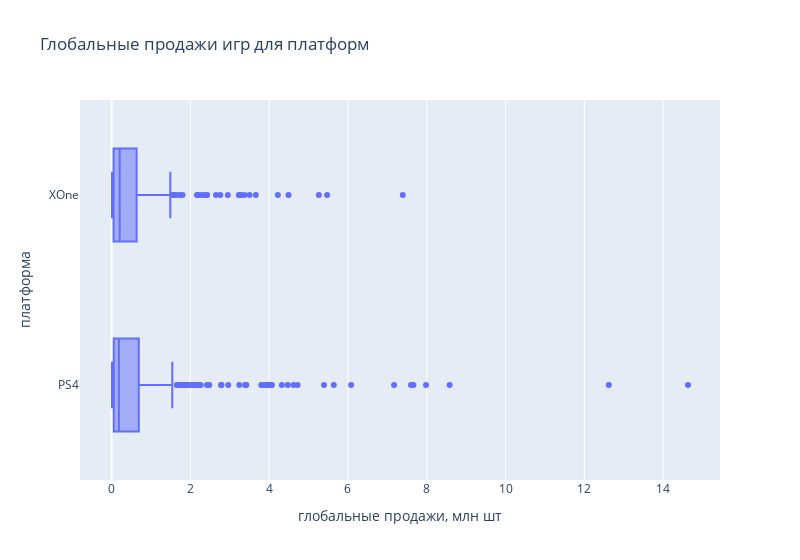

Source (notebook cell):
### Markdown cell above
Построим ящик с усами по глобальным продажам игр в разбивке по платформам.

### Code cell
px.box(data_frame=ultra_pop_platform,
       y='platform',
       x='global_sales',
       labels={'platform': 'платформа',
               'year_of_release': 'год',
               'global_sales': 'глобальные продажи, млн шт'},

       title='Глобальные продажи игр для платформ',

       width=800)

### Figure 1 — Plotly figure (JSON) as saved in the notebook; plotly's stock layout.template omitted (floating-point values rounded to 4 significant figures; data arrays with more than 128 entries replaced by an {"elided": "..."} marker saying what was removed)
{"data": [{"alignmentgroup": "True", "hovertemplate": "глобальные продажи, млн шт=%{x}<br>платформа=%{y}<extra></extra>", "legendgroup": "", "marker": {"color": "#636efa"}, "name": "", "notched": false, "offsetgroup": "", "orientation": "h", "showlegend": false, "type": "box", "x": {"elided": "604 float values"}, "x0": " ", "xaxis": "x", "y": {"elided": "604 str values"}, "y0": " ", "yaxis": "y"}], "layout": {"boxmode": "group", "legend": {"tracegroupgap": 0}, "title": {"text": "Глобальные продажи игр для платформ"}, "width": 800, "xaxis": {"anchor": "y", "domain": [0, 1], "title": {"text": "глобальные продажи, млн шт"}}, "yaxis": {"anchor": "x", "domain": [0, 1], "title": {"text": "платформа"}}}}
